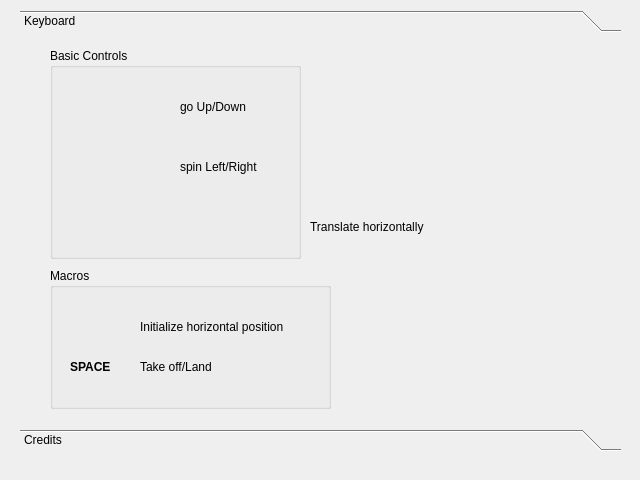
<?xml version="1.0" encoding="UTF-8"?>
<ui version="4.0">
 <class>Help</class>
 <widget class="QDialog" name="Help">
  <property name="geometry">
   <rect>
    <x>0</x>
    <y>0</y>
    <width>640</width>
    <height>480</height>
   </rect>
  </property>
  <property name="windowTitle">
   <string>Help</string>
  </property>
  <property name="autoFillBackground">
   <bool>false</bool>
  </property>
  <widget class="QToolBox" name="toolBox">
   <property name="geometry">
    <rect>
     <x>20</x>
     <y>10</y>
     <width>601</width>
     <height>441</height>
    </rect>
   </property>
   <property name="palette">
    <palette>
     <active>
      <colorrole role="Base">
       <brush brushstyle="SolidPattern">
        <color alpha="255">
         <red>255</red>
         <green>255</green>
         <blue>255</blue>
        </color>
       </brush>
      </colorrole>
      <colorrole role="Window">
       <brush brushstyle="SolidPattern">
        <color alpha="255">
         <red>255</red>
         <green>255</green>
         <blue>255</blue>
        </color>
       </brush>
      </colorrole>
     </active>
     <inactive>
      <colorrole role="Base">
       <brush brushstyle="SolidPattern">
        <color alpha="255">
         <red>255</red>
         <green>255</green>
         <blue>255</blue>
        </color>
       </brush>
      </colorrole>
      <colorrole role="Window">
       <brush brushstyle="SolidPattern">
        <color alpha="255">
         <red>255</red>
         <green>255</green>
         <blue>255</blue>
        </color>
       </brush>
      </colorrole>
     </inactive>
     <disabled>
      <colorrole role="Base">
       <brush brushstyle="SolidPattern">
        <color alpha="255">
         <red>255</red>
         <green>255</green>
         <blue>255</blue>
        </color>
       </brush>
      </colorrole>
      <colorrole role="Window">
       <brush brushstyle="SolidPattern">
        <color alpha="255">
         <red>255</red>
         <green>255</green>
         <blue>255</blue>
        </color>
       </brush>
      </colorrole>
     </disabled>
    </palette>
   </property>
   <property name="autoFillBackground">
    <bool>false</bool>
   </property>
   <property name="frameShape">
    <enum>QFrame::NoFrame</enum>
   </property>
   <property name="currentIndex">
    <number>0</number>
   </property>
   <widget class="QWidget" name="page">
    <property name="geometry">
     <rect>
      <x>0</x>
      <y>0</y>
      <width>601</width>
      <height>379</height>
     </rect>
    </property>
    <attribute name="label">
     <string>Keyboard</string>
    </attribute>
    <widget class="QGroupBox" name="groupBox">
     <property name="geometry">
      <rect>
       <x>30</x>
       <y>10</y>
       <width>251</width>
       <height>211</height>
      </rect>
     </property>
     <property name="title">
      <string>Basic Controls</string>
     </property>
     <property name="checkable">
      <bool>false</bool>
     </property>
     <widget class="QLabel" name="label_6">
      <property name="geometry">
       <rect>
        <x>20</x>
        <y>160</y>
        <width>221</width>
        <height>40</height>
       </rect>
      </property>
      <property name="text">
       <string/>
      </property>
      <property name="pixmap">
       <pixmap>../../../Desktop/Link to GreyWind/HostApplication/ressources/keys/arrows.png</pixmap>
      </property>
      <property name="scaledContents">
       <bool>true</bool>
      </property>
     </widget>
     <widget class="QLabel" name="label_2">
      <property name="geometry">
       <rect>
        <x>70</x>
        <y>40</y>
        <width>44</width>
        <height>40</height>
       </rect>
      </property>
      <property name="text">
       <string/>
      </property>
      <property name="pixmap">
       <pixmap>../../../Desktop/Link to GreyWind/HostApplication/ressources/keys/s.png</pixmap>
      </property>
      <property name="scaledContents">
       <bool>true</bool>
      </property>
     </widget>
     <widget class="QLabel" name="label_4">
      <property name="geometry">
       <rect>
        <x>20</x>
        <y>100</y>
        <width>44</width>
        <height>40</height>
       </rect>
      </property>
      <property name="text">
       <string/>
      </property>
      <property name="pixmap">
       <pixmap>../../../Desktop/Link to GreyWind/HostApplication/ressources/keys/q.png</pixmap>
      </property>
      <property name="scaledContents">
       <bool>true</bool>
      </property>
     </widget>
     <widget class="QLabel" name="label_3">
      <property name="geometry">
       <rect>
        <x>70</x>
        <y>100</y>
        <width>44</width>
        <height>40</height>
       </rect>
      </property>
      <property name="text">
       <string/>
      </property>
      <property name="pixmap">
       <pixmap>../../../Desktop/Link to GreyWind/HostApplication/ressources/keys/d.png</pixmap>
      </property>
      <property name="scaledContents">
       <bool>true</bool>
      </property>
     </widget>
     <widget class="QLabel" name="label">
      <property name="geometry">
       <rect>
        <x>20</x>
        <y>40</y>
        <width>44</width>
        <height>40</height>
       </rect>
      </property>
      <property name="text">
       <string/>
      </property>
      <property name="pixmap">
       <pixmap>../../../Desktop/Link to GreyWind/HostApplication/ressources/keys/z.png</pixmap>
      </property>
      <property name="scaledContents">
       <bool>true</bool>
      </property>
     </widget>
     <widget class="QLabel" name="label_7">
      <property name="geometry">
       <rect>
        <x>130</x>
        <y>50</y>
        <width>101</width>
        <height>17</height>
       </rect>
      </property>
      <property name="text">
       <string>go Up/Down</string>
      </property>
     </widget>
     <widget class="QLabel" name="label_8">
      <property name="geometry">
       <rect>
        <x>130</x>
        <y>110</y>
        <width>121</width>
        <height>17</height>
       </rect>
      </property>
      <property name="text">
       <string>spin Left/Right</string>
      </property>
     </widget>
     <zorder>label_6</zorder>
     <zorder>label_2</zorder>
     <zorder>label_4</zorder>
     <zorder>label_3</zorder>
     <zorder>label</zorder>
     <zorder>label_7</zorder>
     <zorder>label_8</zorder>
     <zorder>groupBox_2</zorder>
    </widget>
    <widget class="QGroupBox" name="groupBox_2">
     <property name="geometry">
      <rect>
       <x>30</x>
       <y>230</y>
       <width>281</width>
       <height>141</height>
      </rect>
     </property>
     <property name="title">
      <string>Macros</string>
     </property>
     <widget class="QLabel" name="label_5">
      <property name="geometry">
       <rect>
        <x>20</x>
        <y>40</y>
        <width>44</width>
        <height>40</height>
       </rect>
      </property>
      <property name="text">
       <string/>
      </property>
      <property name="pixmap">
       <pixmap>../../../Desktop/Link to GreyWind/HostApplication/ressources/keys/f.png</pixmap>
      </property>
      <property name="scaledContents">
       <bool>true</bool>
      </property>
     </widget>
     <widget class="QLabel" name="label_10">
      <property name="geometry">
       <rect>
        <x>90</x>
        <y>50</y>
        <width>191</width>
        <height>17</height>
       </rect>
      </property>
      <property name="text">
       <string>Initialize horizontal position</string>
      </property>
     </widget>
     <widget class="QLabel" name="label_12">
      <property name="geometry">
       <rect>
        <x>20</x>
        <y>90</y>
        <width>51</width>
        <height>17</height>
       </rect>
      </property>
      <property name="font">
       <font>
        <weight>75</weight>
        <bold>true</bold>
       </font>
      </property>
      <property name="text">
       <string>SPACE</string>
      </property>
     </widget>
     <widget class="QLabel" name="label_11">
      <property name="geometry">
       <rect>
        <x>90</x>
        <y>90</y>
        <width>101</width>
        <height>17</height>
       </rect>
      </property>
      <property name="text">
       <string>Take off/Land</string>
      </property>
     </widget>
    </widget>
    <widget class="QLabel" name="label_9">
     <property name="geometry">
      <rect>
       <x>290</x>
       <y>180</y>
       <width>161</width>
       <height>17</height>
      </rect>
     </property>
     <property name="text">
      <string>Translate horizontally</string>
     </property>
    </widget>
   </widget>
   <widget class="QWidget" name="page_2">
    <property name="geometry">
     <rect>
      <x>0</x>
      <y>0</y>
      <width>601</width>
      <height>379</height>
     </rect>
    </property>
    <attribute name="label">
     <string>Credits</string>
    </attribute>
    <widget class="QPlainTextEdit" name="plainTextEdit">
     <property name="geometry">
      <rect>
       <x>0</x>
       <y>20</y>
       <width>601</width>
       <height>31</height>
      </rect>
     </property>
     <property name="font">
      <font>
       <weight>75</weight>
       <bold>true</bold>
      </font>
     </property>
     <property name="frameShape">
      <enum>QFrame::NoFrame</enum>
     </property>
     <property name="readOnly">
      <bool>true</bool>
     </property>
     <property name="plainText">
      <string>GreyWind's HostApplication - (C) 2014-2015 - INSA Toulouse</string>
     </property>
     <property name="backgroundVisible">
      <bool>false</bool>
     </property>
    </widget>
    <widget class="QPlainTextEdit" name="plainTextEdit_2">
     <property name="geometry">
      <rect>
       <x>0</x>
       <y>50</y>
       <width>601</width>
       <height>31</height>
      </rect>
     </property>
     <property name="frameShape">
      <enum>QFrame::NoFrame</enum>
     </property>
     <property name="frameShadow">
      <enum>QFrame::Sunken</enum>
     </property>
     <property name="readOnly">
      <bool>true</bool>
     </property>
     <property name="plainText">
      <string>by Rémi Balp, Nicolas Combes,  Rami Kerbage, Duc Thanh Nguyen, Serdar Sahin</string>
     </property>
     <property name="backgroundVisible">
      <bool>false</bool>
     </property>
    </widget>
   </widget>
  </widget>
 </widget>
 <resources/>
 <connections/>
</ui>
